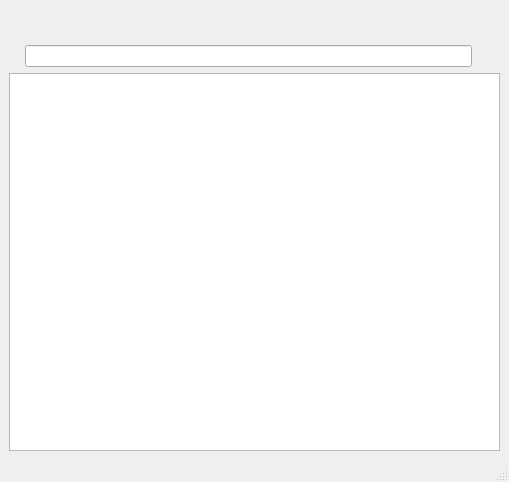
<?xml version='1.0' encoding='UTF-8'?>
<ui version="4.0">
 <class>MainWindow</class>
 <widget class="QMainWindow" name="MainWindow">
  <property name="geometry">
   <rect>
    <x>0</x>
    <y>0</y>
    <width>509</width>
    <height>482</height>
   </rect>
  </property>
  <property name="windowTitle">
   <string />
  </property>
  <widget class="QWidget" name="centralwidget">
   <layout class="QVBoxLayout" name="verticalLayout">
    <item>
     <layout class="QHBoxLayout" name="horizontalLayout">
      <property name="leftMargin">
       <number>2</number>
      </property>
      <property name="rightMargin">
       <number>0</number>
      </property>
      <item>
       <widget class="QLabel" name="logoLabel">
        <property name="text">
         <string />
        </property>
       </widget>
      </item>
      <item>
       <widget class="QLabel" name="appLabel">
        <property name="text">
         <string />
        </property>
        <property name="alignment">
         <set>Qt::AlignBottom|Qt::AlignLeading|Qt::AlignLeft</set>
        </property>
       </widget>
      </item>
      <item>
       <widget class="QLabel" name="subtitleLabel">
        <property name="text">
         <string />
        </property>
        <property name="alignment">
         <set>Qt::AlignBottom|Qt::AlignLeading|Qt::AlignLeft</set>
        </property>
       </widget>
      </item>
      <item>
       <spacer name="horizontalSpacer">
        <property name="orientation">
         <enum>Qt::Horizontal</enum>
        </property>
        <property name="sizeHint" stdset="0">
         <size>
          <width>40</width>
          <height>20</height>
         </size>
        </property>
       </spacer>
      </item>
      <item>
       <widget class="SvgButton" name="svgLed" native="true">
        <property name="minimumSize">
         <size>
          <width>30</width>
          <height>30</height>
         </size>
        </property>
       </widget>
      </item>
      <item>
       <widget class="SvgButton" name="compactMenuButton" native="true">
        <property name="minimumSize">
         <size>
          <width>30</width>
          <height>30</height>
         </size>
        </property>
       </widget>
      </item>
     </layout>
    </item>
    <item>
     <widget class="QWidget" name="searchWidgets" native="true">
      <layout class="QVBoxLayout" name="verticalLayout_2">
       <property name="margin">
        <number>0</number>
       </property>
       <item>
        <layout class="QGridLayout" name="gridLayout">
         <property name="leftMargin">
          <number>3</number>
         </property>
         <property name="rightMargin">
          <number>0</number>
         </property>
         <item row="0" column="0">
          <widget class="QLabel" name="label3">
           <property name="text">
            <string />
           </property>
          </widget>
         </item>
         <item row="0" column="1">
          <widget class="QLineEdit" name="searchLine" />
         </item>
         <item row="0" column="2">
          <layout class="QHBoxLayout" name="horizontalLayout_2">
           <item>
            <widget class="SvgButton" name="searchButton" native="true">
             <property name="minimumSize">
              <size>
               <width>16</width>
               <height>16</height>
              </size>
             </property>
            </widget>
           </item>
           <item>
            <widget class="QWidget" name="spinnerWidget" native="true" />
           </item>
          </layout>
         </item>
         </layout>
       </item>
       </layout>
     </widget>
    </item>
    <item>
     <widget class="QSplitter" name="splitter">
      <property name="orientation">
       <enum>Qt::Vertical</enum>
      </property>
      <widget class="DownloadList" name="downloadList">
       <property name="dragDropMode">
        <enum>QAbstractItemView::InternalMove</enum>
       </property>
      </widget>
     </widget>
    </item>
   </layout>
  </widget>
  <widget class="QMenuBar" name="menubar">
   <property name="geometry">
    <rect>
     <x>0</x>
     <y>0</y>
     <width>509</width>
     <height>27</height>
    </rect>
   </property>
  </widget>
  <widget class="QStatusBar" name="statusbar" />
 </widget>
 <customwidgets>
  <customwidget>
   <class>DownloadList</class>
   <extends>QListWidget</extends>
   <header location="global">DownloadList.h</header>
  </customwidget>
  <customwidget>
   <class>SvgButton</class>
   <extends>QWidget</extends>
   <header location="global">widgets/SvgButton.h</header>
   <container>1</container>
  </customwidget>
 </customwidgets>
 <resources />
 <connections />
</ui>
